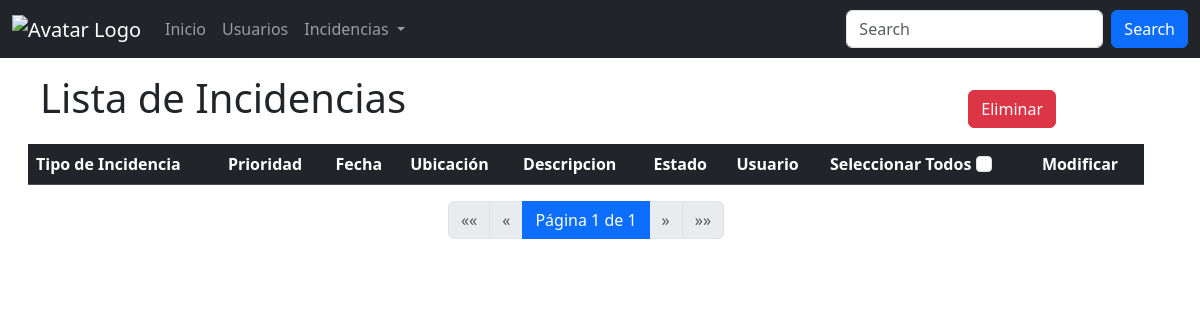
Before: /incidencias/ with the older database file.
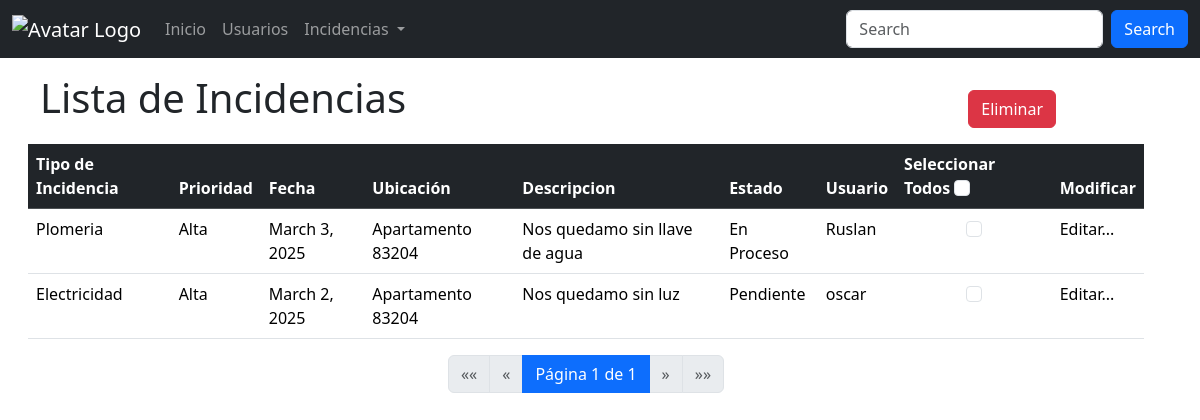
After: the same page with the newer database file.
### usuarios/models.py (models this page shows)
class Incidencia(models.Model):
    PRIORIDAD_CHOICES = [
        ('alta', 'Alta'),
        ('media', 'Media'),
        ('baja', 'Baja'),
    ]
    TIPO_CHOICES = [
        ('plomeria', 'Plomeria'),
        ('electricidad', 'Electricidad'),
        ('infraestructura', 'Infraestructura'),
        ('mantenimiento_equipos', 'Mantenimiento de Equipos'),
        ('saneamiento', 'Saneamiento'),
        ('seguridad', 'Seguridad'),
        ('jardineria', 'Jardineria'),
        ('agua_potable', 'Sistema de Agua Potable'),
        ('gas', 'Sistema de Gas'),
        ('incendios', 'Sistema de Incendios')
    ]
    ESTADO_CHOICES = [
        ('pendiente', 'Pendiente'),
        ('en_proceso', 'En Proceso'),
        ('resuelto', 'Resuelto'),
    ]
    tipo = models.CharField(max_length=50, choices=TIPO_CHOICES, default='plomeria')
    prioridad = models.CharField(max_length=10, choices=PRIORIDAD_CHOICES, default='media')
    estado = models.CharField(max_length=20, choices=ESTADO_CHOICES, default='pendiente')
    fecha = models.DateField()
    ubicacion = models.CharField(max_length=100)
    descripcion = models.TextField()
    usuario_reporte = models.ForeignKey(User, on_delete=models.CASCADE)

### usuarios/views.py (the view)
# urls.py: path('incidencias/',views.incidencias,name='incidencias'),
def incidencias(request):
    template = loader.get_template('all_incidencias.html')
    tableIncidencia = Incidencia.objects.all()
    paginator = Paginator(tableIncidencia,10)
    page_number = request.GET.get('page')
    page_obj = paginator.get_page(page_number)
    context = {
        'tableIncidencia': tableIncidencia,
        'page_obj': page_obj
    }
    return HttpResponse(template.render(context,request))

### usuarios/templates/all_incidencias.html (shortened to what this page needs)
{% extends "master.html" %}
{% load static %}
    {%block content%}
    <div class="container mt-3 mx-3">
        <div class="row container">
        <div class="col"><h1>Lista de Incidencias</h1></div>
        <div class="col d-flex flex-row-reverse p-3 ">
            <button class="btn btn-danger mx-5" data-bs-toggle="modal" data-bs-target="#ModalEliminar" type="button">Eliminar</button>
        </div>
        </div>
        <form id="eliminar_incidencia" method="post" action="{% url 'usuarios' %}">
        <table class="table table-hover">
            <thead>
                <tr class="table-dark">
                    <th>Tipo de Incidencia</th>
                    <th>Prioridad</th>
                    <th>Fecha</th>
                    <th>Ubicación</th>
                    <th>Descripcion</th>
                    <th>Estado</th>
                    <th>Usuario</th>
                    <th>Seleccionar Todos
                        <input class="form-check-input checkbox" type="checkbox" id="selectAll" onclick="toggleCheckboxes(this)">
                    </th>
                    <th>Modificar</th>
                </tr>
            </thead>
            <tbody>
            {% for x in page_obj %}
            <tr>
                <td>{{x.get_tipo_display}}</td>
                <td>{{x.get_prioridad_display}}</td>
                <td>{{x.fecha}}</td>
                <td>{{x.ubicacion}}</td>
                <td>{{x.descripcion}}</td>
                <td>{{x.get_estado_display}}</td>
                <td>{{x.usuario_reporte.username}}</td>
                <td>
                    <div class="form-check d-flex justify-content-center align-items-centerdiv">
                        <input class="form-check-input checkbox" type="checkbox" id="checkbox" name="ids" value="{{x.id}}" >
                    </div>
                </td>
                <td>
                    <a class="nav-link"  href="{% url 'editar_usuario' x.id %}">Editar...</button>
                </td>
            </tr>
            {% endfor %}
            </tbody>
            </form>
        {% include 'paginacion.html' %}
    </div>
    {%endblock%}

### usuarios/templates/master.html (shortened to what this page needs)
{% load static %}
<!DOCTYPE html>
<html lang="en">
<head>
    {% load bootstrap5 %}
    {% bootstrap_css %}
</head>
<body>
    {%include 'navbar.html' %}
    {%block content%}
    {%endblock%}
</body>
</html>

### usuarios/templates/navbar.html (shortened to what this page needs)
{% load static %}
<nav class="navbar navbar-expand-sm navbar-dark bg-dark">
    <div class="container-fluid">
        <a class="navbar-brand" href="#">
            <img src="{% static '../static/logo.png' %}" alt="Avatar Logo" style="width:115px;" >
        </a>
        <div class="collapse navbar-collapse" id="mynavbar">
            <ul class="navbar-nav me-auto">
                <li class="nav-item">
                    <a class="nav-link" href="/main">Inicio</a>
                </li>
                <li class="nav-item">
                    <a class="nav-link" href="/usuarios">Usuarios</a>
                </li>
                <li class="nav-item dropdown">
                    <button type="button" class="btn nav-link dropdown-toggle" data-bs-toggle="dropdown">
                        Incidencias
                    </button>
                </li>
            </ul>
            <form class="d-flex">
                <input class="form-control me-2" type="text" placeholder="Search">
                <button class="btn btn-primary" type="button">Search</button>
            </form>
        </div>
    </div>
</nav>

### usuarios/templates/paginacion.html
<nav aria-label="Page navigation">
    <ul class="pagination justify-content-center">
        {% if page_obj.has_previous %}
            <li class="page-item">
                <a class="page-link" href="?page=1" aria-label="First">
                    <span aria-hidden="true">&laquo;&laquo;</span>
                </a>
            </li>
            <li class="page-item">
                <a class="page-link" href="?page={{ page_obj.previous_page_number }}" aria-label="Previous">
                    <span aria-hidden="true">&laquo;</span>
                </a>
            </li>
        {% else %}
            <li class="page-item disabled">
                <span class="page-link">&laquo;&laquo;</span>
            </li>
            <li class="page-item disabled">
                <span class="page-link">&laquo;</span>
            </li>
        {% endif %}
        <li class="page-item active">
            <span class="page-link">
                Página {{ page_obj.number }} de {{ page_obj.paginator.num_pages }}
            </span>
        </li>
        {% if page_obj.has_next %}
            <li class="page-item">
                <a class="page-link" href="?page={{ page_obj.next_page_number }}" aria-label="Next">
                    <span aria-hidden="true">&raquo;</span>
                </a>
            </li>
            <li class="page-item">
                <a class="page-link" href="?page={{ page_obj.paginator.num_pages }}" aria-label="Last">
                    <span aria-hidden="true">&raquo;&raquo;</span>
                </a>
            </li>
        {% else %}
            <li class="page-item disabled">
                <span class="page-link">&raquo;</span>
            </li>
            <li class="page-item disabled">
                <span class="page-link">&raquo;&raquo;</span>
            </li>
        {% endif %}
    </ul>
</nav>

Changed rows visible on the page:
added Incidencia: tipo "Plomeria", prioridad "Alta", fecha "March 3, 2025", ubicacion "Apartamento 83204", descripcion "Nos quedamo sin llave de agua", estado "En Proceso", usuario_reporte.username "Ruslan"
added Incidencia: tipo "Electricidad", prioridad "Alta", fecha "March 2, 2025", ubicacion "Apartamento 83204", descripcion "Nos quedamo sin luz", estado "Pendiente", usuario_reporte.username "oscar"
